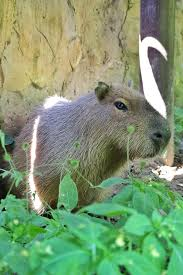
#> input picture images(1).jpeg, 183 x 275 px, given in place of the camera
$ python CW_lesson_7.py
#> lines starting #> are read from the running program, lines starting #| are printed output that depends on the picture; after the words box and inside, x2 and y2 are one past the last pixel; in counts of white or black regions, pixels touching at a corner belong together
import cv2
import numpy as np

cap = cv2.VideoCapture(0)

lower_red1 = np.array([0, 100, 100])
upper_red1 = np.array([10, 255, 255])
lower_red2 = np.array([160, 100, 100])
upper_red2 = np.array([180, 255, 255])

points = []

while True:
    ret, frame = cap.read()
#> frame is the input picture: shape (275, 183, 3); mean B, G, R 113.3, 151.6, 125.4
    if not ret:
        break

    frame = cv2.flip(frame, 1)
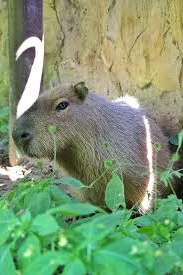
#> frame: shape (275, 183, 3); mean B, G, R 113.3, 151.6, 125.4
    hcv = cv2.cvtColor(frame, cv2.COLOR_BGR2HSV)
#> hcv: shape (275, 183, 3); mean H, S, V 51.3, 84.6, 156

    mask1 = cv2.inRange(hcv, lower_red1, upper_red1)
#> mask1: shape (275, 183); every value is 0
    mask2 = cv2.inRange(hcv, lower_red2, upper_red2)
    mask = cv2.bitwise_or(mask1, mask2)

    contours, _ = cv2.findContours(mask.copy(), cv2.RETR_EXTERNAL, cv2.CHAIN_APPROX_SIMPLE)
#> contours = []

    for cnt in contours:
        area = cv2.contourArea(cnt)
        if area > 1000:
            cv2.drawContours(frame, [cnt], -1, (0, 255, 0), 2)  # FIXED

            M = cv2.moments(cnt)
            if M["m00"] != 0:
                cX = int(M["m10"] / M["m00"])
                cY = int(M["m01"] / M["m00"])

                cv2.circle(frame, (cX, cY), 7, (0, 255, 0), 2)
                points.append((cX, cY))
#> this loop made 0 passes
#> after the loop, points = []

    for i in range(1, len(points)):
        if points[i - 1] is None or points[i] is None:
            continue
        cv2.line(frame, points[i - 1], points[i], (255, 0, 0), 2)

    cv2.imshow('video', frame)
    cv2.imshow('VIDEO', mask)

    if cv2.waitKey(1) & 0xFF == ord('q'):
#> (key q is pressed here)
        break

cap.release()
cv2.destroyAllWindows()

$ run again, on download(1).jpg
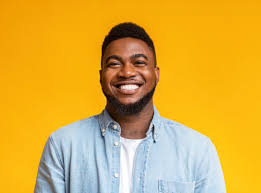
#> input picture download(1).jpg, 261 x 193 px, given in place of the camera
#> frame is the input picture: shape (193, 261, 3); mean B, G, R 64.7, 172.9, 219.8
#> hcv: shape (193, 261, 3); mean H, S, V 39.6, 186.3, 228.3
#> `mask1 = cv2.inRange(hcv, lower_red1, upper_red1)`:
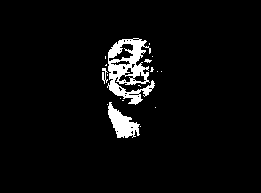
#> mask1: shape (193, 261); 4.4% white; 18 white regions (14 under 20 px)
#> mask2: shape (193, 261); every value is 0
#> contours = 18 contours, 16 with area under 20; largest, box (x1, y1, x2, y2) and area: (107, 38, 155, 105) 1750, (108, 102, 140, 138) 512
#> the loop `for cnt in contours:` made 18 passes
#> (area, cX, cY) on pass 18: (1750.5, 127, 67)
#> after the loop `for cnt in contours:`:
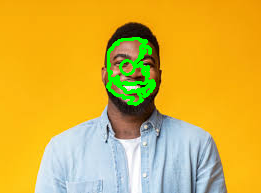
#> frame: shape (193, 261, 3); mean B, G, R 63, 177.4, 215.8
#> after the loop `for cnt in contours:`: points = [(127, 67)]
